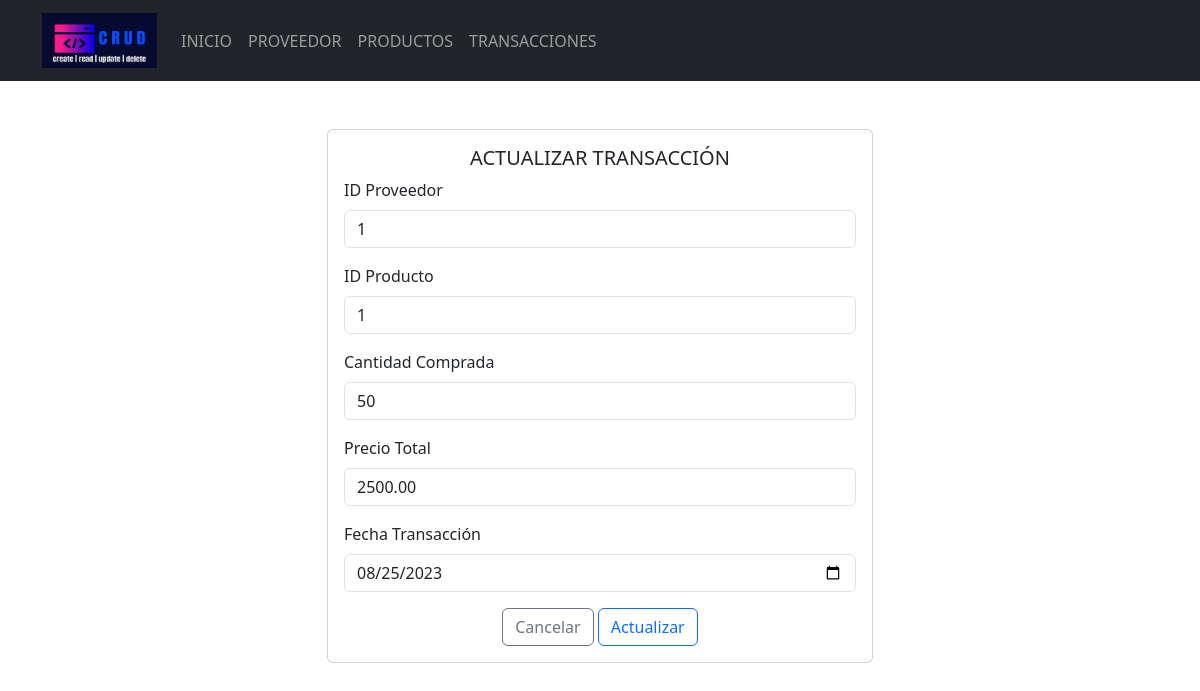
/Formularios/marcas/actualizar.php?id_transaccion=1, run on the app's committed database.
### tables this page shows
CREATE TABLE `tbl_transacciones` (
  `id_transaccion` INT(11) NOT NULL AUTO_INCREMENT,
  `id_proveedor` INT(11),
  `id_producto` INT(11),
  `cantidad_comprada` INT(11),
  `precio_total` FLOAT(10,2),
  `fecha_transaccion` DATE,
  PRIMARY KEY (`id_transaccion`),
  FOREIGN KEY (`id_proveedor`) REFERENCES `tbl_proveedor` (`id_provedor`),
  FOREIGN KEY (`id_producto`) REFERENCES `tbl_productos` (`id_producto`)
);

### Formularios/marcas/actualizar.php (the view, shortened to what this page needs)
<!doctype html>
<html lang="es">
<head>
    <link rel="stylesheet" href="<?php echo base_url; ?>css/bootstrap.min.css">
</head>
<body>
    <header>
        <nav class="navbar navbar-expand-lg bg-dark" data-bs-theme="dark">
            <div class="container">
                <a class="navbar-brand" href="<?php echo base_url; ?>">
                    <img src="<?php echo base_url; ?>img/logo.png" alt="logo" height="55" width="115">
                </a>
                <div class="collapse navbar-collapse" id="mi-menu">
                    <ul class="navbar-nav">
                        <li class="nav-item">
                            <a class="nav-link" href="<?php echo base_url; ?>">INICIO</a>
                        </li>
                        <li class="nav-item">
                            <a class="nav-link"
                                href="<?php echo base_url; ?>Formularios/productos/index.php">PROVEEDOR</a>
                        </li>
                        <li class="nav-item">
                            <a class="nav-link"
                                href="<?php echo base_url; ?>Formularios/categorias/index.php">PRODUCTOS</a>
                        </li>
                        <li class="nav-item">
                            <a class="nav-link"
                                href="<?php echo base_url; ?>Formularios/marcas/index.php">TRANSACCIONES</a>
                        </li>
                    </ul>
                </div>
            </div>
        </nav>
    </header>
    <div class="container mt-5 mb-5">
        <div class="row justify-content-center">
            <div class="col-md-6">
                <div class="card">
                    <div class="card-body">
                        <h5 class="card-title text-center">ACTUALIZAR TRANSACCIÓN</h5>
                        <form action="<?php echo base_url; ?>CRUDM/editarDatos.php" method="post">
                            <?php
                            include_once("../../config/conexion.php");
                            $sql = "SELECT * FROM tbl_transacciones WHERE id_transaccion =" . $_REQUEST['id_transaccion'];
                            $resultado = $conexion->query($sql);
                            $row = $resultado->fetch_assoc();
                            ?>
                            <div class="mb-3">
                                <label for="id_proveedor" class="form-label">ID Proveedor</label>
                                <input type="number" class="form-control" name="id_proveedor"
                                    value="<?php echo $row['id_proveedor'] ?>">
                            </div>
                            <div class="mb-3">
                                <label for="id_producto" class="form-label">ID Producto</label>
                                <input type="number" class="form-control" name="id_producto"
                                    value="<?php echo $row['id_producto'] ?>">
                            </div>
                            <div class="mb-3">
                                <label for="cantidad_comprada" class="form-label">Cantidad Comprada</label>
                                <input type="number" class="form-control" name="cantidad_comprada"
                                    value="<?php echo $row['cantidad_comprada'] ?>">
                            </div>
                            <div class="mb-3">
                                <label for="precio_total" class="form-label">Precio Total</label>
                                <input type="text" class="form-control" name="precio_total"
                                    value="<?php echo $row['precio_total'] ?>">
                            </div>
                            <div class="mb-3">
                                <label for="fecha_transaccion" class="form-label">Fecha Transacción</label>
                                <input type="date" class="form-control" name="fecha_transaccion"
                                    value="<?php echo $row['fecha_transaccion'] ?>">
                            </div>
                            <div class="text-center">
                                <a href="../../Formularios/marcas/index.php" type="submit"
                                    class="btn btn-outline-secondary">Cancelar</a>
                                <button type="submit" class="btn btn-outline-primary">Actualizar</button>
                            </div>
                        </form>
                    </div>
                </div>
            </div>
        </div>
    </div>
</body>
</html>

### data on the page
tbl_transacciones: id_proveedor "1", id_producto "1", cantidad_comprada "50", precio_total "2500.00", fecha_transaccion "08/25/2023"
